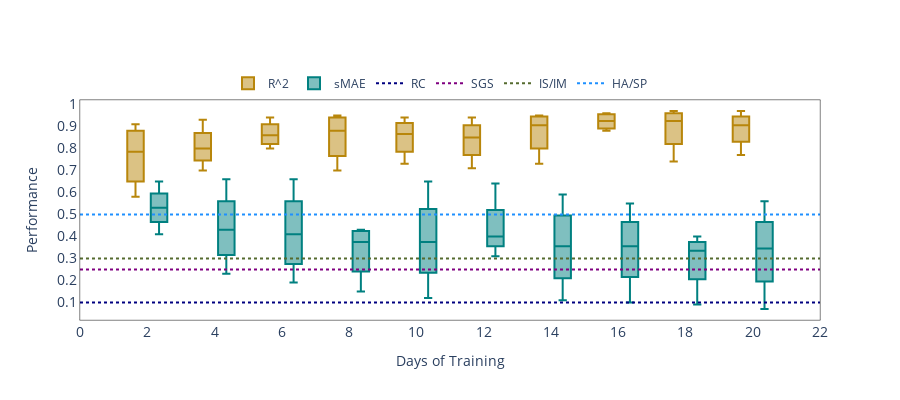

Notebook source saved alongside this figure:
### Code cell
import chart_studio
fig = go.Figure() 
a = np.array([1, 2, 3, 4, 5])
b = np.array([1, 3, 2, 3, 1])
# Defining x axis
x = x
fig.add_trace(go.Box(
  
    # defining y axis in corresponding
    # to x-axis
    y=RF_P,
    x=x,
    name='R^2',
    marker_color='darkgoldenrod',
    showlegend=True
   
))
#fig.add_trace(go.Box(
    #y=ANN_P,
   #x=x,
    #name='XGBoost(R^2)',
    #marker_color='deeppink',
    #showlegend=True

#))

fig.add_trace(go.Box(
  
    #defining y axis in corresponding
   # to x-axis
    y=RF_R,
    x=x,
    name='sMAE',
    marker_color='teal',
    showlegend=True
   
))
#fig.add_trace(go.Box(
   #y=ANN_R,
    #x=x,
    #name='XGBoost(NMAE)',
    #marker_color='deeppink',
    #showlegend=True

#))
fig.add_trace(go.Scatter(x=X,
                y=Reg, 
                name="RC",
                mode = 'lines',
                #marker_color='dodgerblue',
                line = dict(shape = 'linear',width = 2, color = 'navy', dash = 'dot'),
                connectgaps = True,
                showlegend=True
                        ))
fig.add_trace(go.Scatter(x=X,
                y=Spatial, 
                name="SGS",
                mode = 'lines',
                #marker_color='dodgerblue',
                line = dict(shape = 'linear',width = 2, color = 'purple', dash = 'dot'),
                connectgaps = True,
                showlegend=True
                    
                        ))
fig.add_trace(go.Scatter(x=X,
                y=Intervention, 
                name="IS/IM",
                mode = 'lines',
                #marker_color='dodgerblue',
                line = dict(shape = 'linear',width = 2, color = 'darkolivegreen', dash = 'dot'),
                connectgaps = True,
                showlegend=True
                
                        ))
fig.add_trace(go.Scatter(x=X,
                y=Hs_and_sp, 
                name="HA/SP",
                    
                mode = 'lines',
                #marker_color='dodgerblue',
                line = dict(shape = 'linear',width = 2, color = 'dodgerblue', dash = 'dot'),
                connectgaps = True,
                showlegend=True
               
                        ))

  
fig.update_layout(autosize=True,
                 #title={'text': "<b>CO Monthly Calibration Scheme </b>",
        #'y':0.84,
        #'x':0.4,
        #'xanchor': 'center',
        #'yanchor': 'top'}, 
    #width=1600,
    height=400,
                  
  legend=dict( yanchor="bottom",
    y=1.01,
    x=0.2,
    orientation="h"
),
    # group together boxes of the different
    # traces for each value of x
    boxmode='group',
                  plot_bgcolor='rgba(0,0,0,0)'
)

fig.update_xaxes(title_text="Days of Training",tickfont = dict(size=14),linewidth=0.5, linecolor='black',tick0 = 2,
        dtick = 2,
                 mirror=True)
fig.update_yaxes(title_text="Performance",tickfont = dict(size=14),linewidth=0.5, linecolor='black',tick0 = 0.1,
        dtick = 0.1,
                 mirror=True)
fig.show()
#chart_studio.plotly.sign_in('vinylango', 'gybbJVWfRSUoTcRRSa6J')
#chart_studio.plotly.image.save_as(fig, filename='models_boxplot.png')
#Image('models_boxplot.png')

### Figure 1 — Plotly figure (JSON) as saved in the notebook; plotly's stock layout.template omitted (floating-point values rounded to 4 significant figures)
{"data": [{"marker": {"color": "darkgoldenrod"}, "name": "R^2", "showlegend": true, "type": "box", "x": ["2", "2", "2", "2", "4", "4", "4", "4", "6", "6", "6", "6", "8", "8", "8", "8", "10", "10", "10", "10", "12", "12", "12", "12", "14", "14", "14", "14", "16", "16", "16", "16", "18", "18", "18", "18", "20", "20", "20", "20"], "y": [0.91, 0.85, 0.58, 0.72, 0.79, 0.93, 0.81, 0.7, 0.8, 0.88, 0.94, 0.84, 0.7, 0.83, 0.93, 0.95, 0.84, 0.73, 0.89, 0.94, 0.94, 0.83, 0.71, 0.87, 0.95, 0.94, 0.87, 0.73, 0.88, 0.96, 0.95, 0.9, 0.74, 0.9, 0.97, 0.95, 0.89, 0.77, 0.92, 0.97, 0.94, 0.88, 0.79, 0.9, 0.98, 0.94, 0.85, 0.81, 0.91, 0.98]}, {"marker": {"color": "teal"}, "name": "sMAE", "showlegend": true, "type": "box", "x": ["2", "2", "2", "2", "4", "4", "4", "4", "6", "6", "6", "6", "8", "8", "8", "8", "10", "10", "10", "10", "12", "12", "12", "12", "14", "14", "14", "14", "16", "16", "16", "16", "18", "18", "18", "18", "20", "20", "20", "20"], "y": [0.41, 0.65, 0.52, 0.54, 0.23, 0.4, 0.66, 0.46, 0.46, 0.19, 0.36, 0.66, 0.43, 0.42, 0.15, 0.33, 0.65, 0.4, 0.35, 0.12, 0.31, 0.64, 0.4, 0.4, 0.11, 0.31, 0.59, 0.4, 0.38, 0.1, 0.33, 0.55, 0.4, 0.35, 0.09, 0.32, 0.56, 0.37, 0.32, 0.07, 0.32, 0.56, 0.37, 0.38, 0.06, 0.32, 0.57, 0.37, 0.33, 0.05]}, {"connectgaps": true, "line": {"color": "navy", "dash": "dot", "shape": "linear", "width": 2}, "mode": "lines", "name": "RC", "showlegend": true, "type": "scatter", "x": ["0", "0", "0", "0", "2", "2", "2", "2", "4", "4", "4", "4", "6", "6", "6", "6", "8", "8", "8", "8", "10", "10", "10", "10", "12", "12", "12", "12", "14", "14", "14", "14", "16", "16", "16", "16", "18", "18", "18", "18", "20", "20", "20", "20", "22", "22", "22", "22"], "y": [0.1, 0.1, 0.1, 0.1, 0.1, 0.1, 0.1, 0.1, 0.1, 0.1, 0.1, 0.1, 0.1, 0.1, 0.1, 0.1, 0.1, 0.1, 0.1, 0.1, 0.1, 0.1, 0.1, 0.1, 0.1, 0.1, 0.1, 0.1, 0.1, 0.1, 0.1, 0.1, 0.1, 0.1, 0.1, 0.1, 0.1, 0.1, 0.1, 0.1, 0.1, 0.1, 0.1, 0.1, 0.1, 0.1, 0.1, 0.1]}, {"connectgaps": true, "line": {"color": "purple", "dash": "dot", "shape": "linear", "width": 2}, "mode": "lines", "name": "SGS", "showlegend": true, "type": "scatter", "x": ["0", "0", "0", "0", "2", "2", "2", "2", "4", "4", "4", "4", "6", "6", "6", "6", "8", "8", "8", "8", "10", "10", "10", "10", "12", "12", "12", "12", "14", "14", "14", "14", "16", "16", "16", "16", "18", "18", "18", "18", "20", "20", "20", "20", "22", "22", "22", "22"], "y": [0.25, 0.25, 0.25, 0.25, 0.25, 0.25, 0.25, 0.25, 0.25, 0.25, 0.25, 0.25, 0.25, 0.25, 0.25, 0.25, 0.25, 0.25, 0.25, 0.25, 0.25, 0.25, 0.25, 0.25, 0.25, 0.25, 0.25, 0.25, 0.25, 0.25, 0.25, 0.25, 0.25, 0.25, 0.25, 0.25, 0.25, 0.25, 0.25, 0.25, 0.25, 0.25, 0.25, 0.25, 0.25, 0.25, 0.25, 0.25]}, {"connectgaps": true, "line": {"color": "darkolivegreen", "dash": "dot", "shape": "linear", "width": 2}, "mode": "lines", "name": "IS/IM", "showlegend": true, "type": "scatter", "x": ["0", "0", "0", "0", "2", "2", "2", "2", "4", "4", "4", "4", "6", "6", "6", "6", "8", "8", "8", "8", "10", "10", "10", "10", "12", "12", "12", "12", "14", "14", "14", "14", "16", "16", "16", "16", "18", "18", "18", "18", "20", "20", "20", "20", "22", "22", "22", "22"], "y": [0.3, 0.3, 0.3, 0.3, 0.3, 0.3, 0.3, 0.3, 0.3, 0.3, 0.3, 0.3, 0.3, 0.3, 0.3, 0.3, 0.3, 0.3, 0.3, 0.3, 0.3, 0.3, 0.3, 0.3, 0.3, 0.3, 0.3, 0.3, 0.3, 0.3, 0.3, 0.3, 0.3, 0.3, 0.3, 0.3, 0.3, 0.3, 0.3, 0.3, 0.3, 0.3, 0.3, 0.3, 0.3, 0.3, 0.3, 0.3]}, {"connectgaps": true, "line": {"color": "dodgerblue", "dash": "dot", "shape": "linear", "width": 2}, "mode": "lines", "name": "HA/SP", "showlegend": true, "type": "scatter", "x": ["0", "0", "0", "0", "2", "2", "2", "2", "4", "4", "4", "4", "6", "6", "6", "6", "8", "8", "8", "8", "10", "10", "10", "10", "12", "12", "12", "12", "14", "14", "14", "14", "16", "16", "16", "16", "18", "18", "18", "18", "20", "20", "20", "20", "22", "22", "22", "22"], "y": [0.5, 0.5, 0.5, 0.5, 0.5, 0.5, 0.5, 0.5, 0.5, 0.5, 0.5, 0.5, 0.5, 0.5, 0.5, 0.5, 0.5, 0.5, 0.5, 0.5, 0.5, 0.5, 0.5, 0.5, 0.5, 0.5, 0.5, 0.5, 0.5, 0.5, 0.5, 0.5, 0.5, 0.5, 0.5, 0.5, 0.5, 0.5, 0.5, 0.5, 0.5, 0.5, 0.5, 0.5, 0.5, 0.5, 0.5, 0.5]}], "layout": {"autosize": true, "boxmode": "group", "height": 400, "legend": {"orientation": "h", "x": 0.2, "y": 1.01, "yanchor": "bottom"}, "plot_bgcolor": "rgba(0,0,0,0)", "xaxis": {"dtick": 2, "linecolor": "black", "linewidth": 0.5, "mirror": true, "tick0": 2, "tickfont": {"size": 14}, "title": {"text": "Days of Training"}}, "yaxis": {"dtick": 0.1, "linecolor": "black", "linewidth": 0.5, "mirror": true, "tick0": 0.1, "tickfont": {"size": 14}, "title": {"text": "Performance"}}}}
